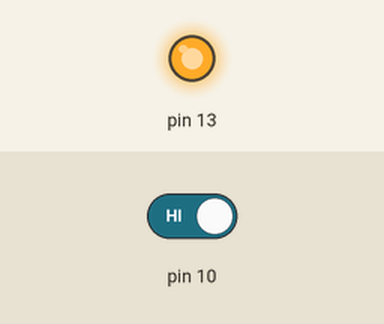
Bench run of a sketch on a simulated Arduino Uno, built with avr-gcc and run on an emulated ATmega328P. Parts: output pins drawn as LEDs (lit = HIGH). Inputs (shaded band) come from the test bench; at power-on: pin 10 HIGH.

Above: at 1.2 s.
1.3 s: pin 10 driven LOW
At 2.4 s:
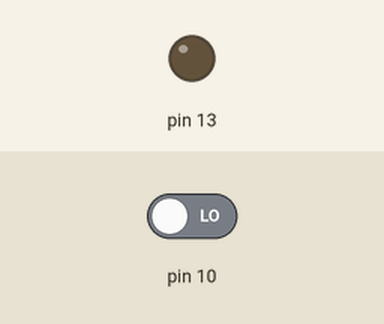
2.8 s: pin 10 driven HIGH
At 3.8 s:
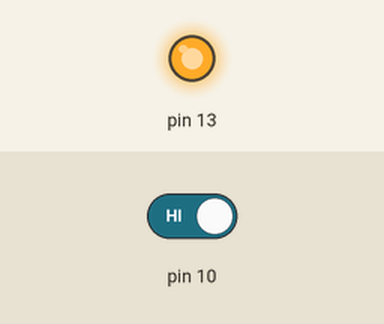
Timing chart, 0 to 5.8 s (numbered marks = the images above; inputs shaded):
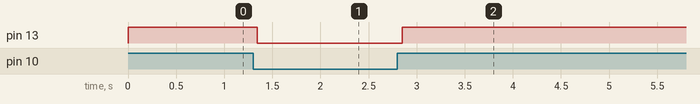

Measured:
- after the input at 1.3 s, pin 13: HIGH → LOW at once
- after the input at 2.8 s, pin 13: LOW → HIGH after 0.05 s

The sketch:

ir.ino
```cpp
int ir=10;
int led=13;
int x;
void setup()
{
  pinMode(10,INPUT);
  pinMode(13,OUTPUT);
}
void loop()
{
 x=digitalRead(10);
 delay(3);
 if(x==LOW)
 {
  digitalWrite(13,LOW);
  delay(500);
 }
 else
 {
  digitalWrite(13,HIGH);
  delay(100);
 }
}
```
